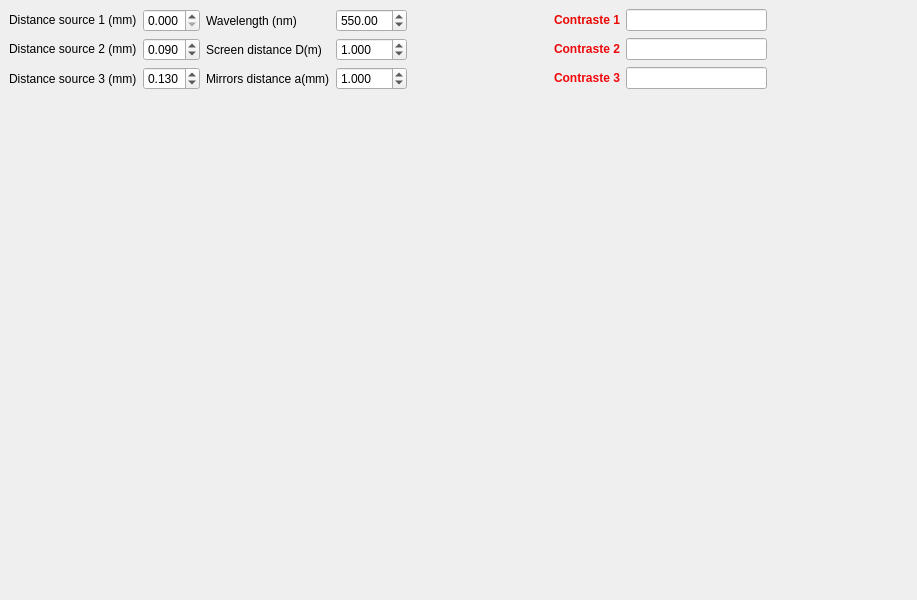
<?xml version="1.0" encoding="UTF-8"?>
<ui version="4.0">
 <class>MainWindow</class>
 <widget class="QMainWindow" name="MainWindow">
  <property name="geometry">
   <rect>
    <x>0</x>
    <y>0</y>
    <width>917</width>
    <height>600</height>
   </rect>
  </property>
  <property name="windowTitle">
   <string>DoubleMirror</string>
  </property>
  <property name="locale">
   <locale language="English" country="UnitedStates"/>
  </property>
  <widget class="QWidget" name="centralWidget">
   <layout class="QVBoxLayout" name="verticalLayout_2">
    <item>
     <layout class="QGridLayout" name="gridLayout_2">
      <item row="2" column="2">
       <widget class="QDoubleSpinBox" name="SpinBox_D3">
        <property name="locale">
         <locale language="English" country="UnitedStates"/>
        </property>
        <property name="suffix">
         <string notr="true"/>
        </property>
        <property name="decimals">
         <number>3</number>
        </property>
        <property name="maximum">
         <double>1.000000000000000</double>
        </property>
        <property name="singleStep">
         <double>0.005000000000000</double>
        </property>
        <property name="value">
         <double>0.130000000000000</double>
        </property>
       </widget>
      </item>
      <item row="0" column="1">
       <widget class="QLabel" name="label">
        <property name="text">
         <string>&lt;html&gt;&lt;head/&gt;&lt;body&gt;&lt;p&gt;Distance source 1 (mm)&lt;/p&gt;&lt;/body&gt;&lt;/html&gt;</string>
        </property>
       </widget>
      </item>
      <item row="1" column="6">
       <widget class="QLabel" name="label_8">
        <property name="text">
         <string>Screen distance D(m)</string>
        </property>
       </widget>
      </item>
      <item row="1" column="1">
       <widget class="QLabel" name="label_5">
        <property name="text">
         <string>&lt;html&gt;&lt;head/&gt;&lt;body&gt;&lt;p&gt;Distance source 2 (mm)&lt;/p&gt;&lt;/body&gt;&lt;/html&gt;</string>
        </property>
       </widget>
      </item>
      <item row="0" column="2">
       <widget class="QDoubleSpinBox" name="SpinBox_D1">
        <property name="locale">
         <locale language="English" country="UnitedStates"/>
        </property>
        <property name="suffix">
         <string/>
        </property>
        <property name="decimals">
         <number>3</number>
        </property>
        <property name="minimum">
         <double>0.000000000000000</double>
        </property>
        <property name="maximum">
         <double>1.000000000000000</double>
        </property>
        <property name="singleStep">
         <double>0.005000000000000</double>
        </property>
        <property name="value">
         <double>0.000000000000000</double>
        </property>
       </widget>
      </item>
      <item row="1" column="2">
       <widget class="QDoubleSpinBox" name="SpinBox_D2">
        <property name="locale">
         <locale language="English" country="UnitedStates"/>
        </property>
        <property name="decimals">
         <number>3</number>
        </property>
        <property name="maximum">
         <double>1.000000000000000</double>
        </property>
        <property name="singleStep">
         <double>0.005000000000000</double>
        </property>
        <property name="value">
         <double>0.090000000000000</double>
        </property>
       </widget>
      </item>
      <item row="2" column="1">
       <widget class="QLabel" name="label_3">
        <property name="text">
         <string>Distance source 3 (mm)</string>
        </property>
       </widget>
      </item>
      <item row="0" column="6">
       <widget class="QLabel" name="label_7">
        <property name="text">
         <string>Wavelength (nm)</string>
        </property>
       </widget>
      </item>
      <item row="0" column="7">
       <widget class="QDoubleSpinBox" name="SpinBox_Lambda">
        <property name="locale">
         <locale language="English" country="UnitedStates"/>
        </property>
        <property name="minimum">
         <double>200.000000000000000</double>
        </property>
        <property name="maximum">
         <double>1000.000000000000000</double>
        </property>
        <property name="value">
         <double>550.000000000000000</double>
        </property>
       </widget>
      </item>
      <item row="1" column="7">
       <widget class="QDoubleSpinBox" name="SpinBox_D">
        <property name="locale">
         <locale language="English" country="UnitedStates"/>
        </property>
        <property name="decimals">
         <number>3</number>
        </property>
        <property name="maximum">
         <double>10.000000000000000</double>
        </property>
        <property name="singleStep">
         <double>0.010000000000000</double>
        </property>
        <property name="value">
         <double>1.000000000000000</double>
        </property>
       </widget>
      </item>
      <item row="0" column="9">
       <widget class="QLabel" name="label_2">
        <property name="text">
         <string>&lt;html&gt;&lt;head/&gt;&lt;body&gt;&lt;p&gt;&lt;span style=&quot; font-weight:600; color:#e90803;&quot;&gt;Contraste 1&lt;/span&gt;&lt;/p&gt;&lt;/body&gt;&lt;/html&gt;</string>
        </property>
       </widget>
      </item>
      <item row="2" column="9">
       <widget class="QLabel" name="label_6">
        <property name="text">
         <string>&lt;html&gt;&lt;head/&gt;&lt;body&gt;&lt;p&gt;&lt;span style=&quot; font-weight:600; color:#f3070b;&quot;&gt;Contraste 3&lt;/span&gt;&lt;/p&gt;&lt;/body&gt;&lt;/html&gt;</string>
        </property>
       </widget>
      </item>
      <item row="0" column="10">
       <widget class="QLineEdit" name="lineEdit_D1"/>
      </item>
      <item row="1" column="10">
       <widget class="QLineEdit" name="lineEdit_D2"/>
      </item>
      <item row="2" column="10">
       <widget class="QLineEdit" name="lineEdit_D3"/>
      </item>
      <item row="0" column="8">
       <spacer name="horizontalSpacer">
        <property name="orientation">
         <enum>Qt::Horizontal</enum>
        </property>
        <property name="sizeHint" stdset="0">
         <size>
          <width>40</width>
          <height>20</height>
         </size>
        </property>
       </spacer>
      </item>
      <item row="0" column="11">
       <spacer name="horizontalSpacer_2">
        <property name="orientation">
         <enum>Qt::Horizontal</enum>
        </property>
        <property name="sizeHint" stdset="0">
         <size>
          <width>40</width>
          <height>20</height>
         </size>
        </property>
       </spacer>
      </item>
      <item row="2" column="7">
       <widget class="QDoubleSpinBox" name="SpinBox_a">
        <property name="decimals">
         <number>3</number>
        </property>
        <property name="maximum">
         <double>10.000000000000000</double>
        </property>
        <property name="singleStep">
         <double>0.005000000000000</double>
        </property>
        <property name="value">
         <double>1.000000000000000</double>
        </property>
       </widget>
      </item>
      <item row="2" column="6">
       <widget class="QLabel" name="label_9">
        <property name="text">
         <string>Mirrors distance a(mm)</string>
        </property>
       </widget>
      </item>
      <item row="1" column="9">
       <widget class="QLabel" name="label_4">
        <property name="text">
         <string>&lt;html&gt;&lt;head/&gt;&lt;body&gt;&lt;p&gt;&lt;span style=&quot; font-weight:600; color:#ed090b;&quot;&gt;Contraste 2&lt;/span&gt;&lt;/p&gt;&lt;/body&gt;&lt;/html&gt;</string>
        </property>
       </widget>
      </item>
     </layout>
    </item>
    <item>
     <layout class="QVBoxLayout" name="verticalLayout">
      <item>
       <widget class="MPL_WIDGET_2D" name="mplwidget" native="true">
        <property name="locale">
         <locale language="English" country="UnitedStates"/>
        </property>
       </widget>
      </item>
     </layout>
    </item>
   </layout>
  </widget>
 </widget>
 <customwidgets>
  <customwidget>
   <class>MPL_WIDGET_2D</class>
   <extends>QWidget</extends>
   <header>mplwidget</header>
   <container>1</container>
  </customwidget>
 </customwidgets>
 <resources/>
 <connections/>
</ui>
